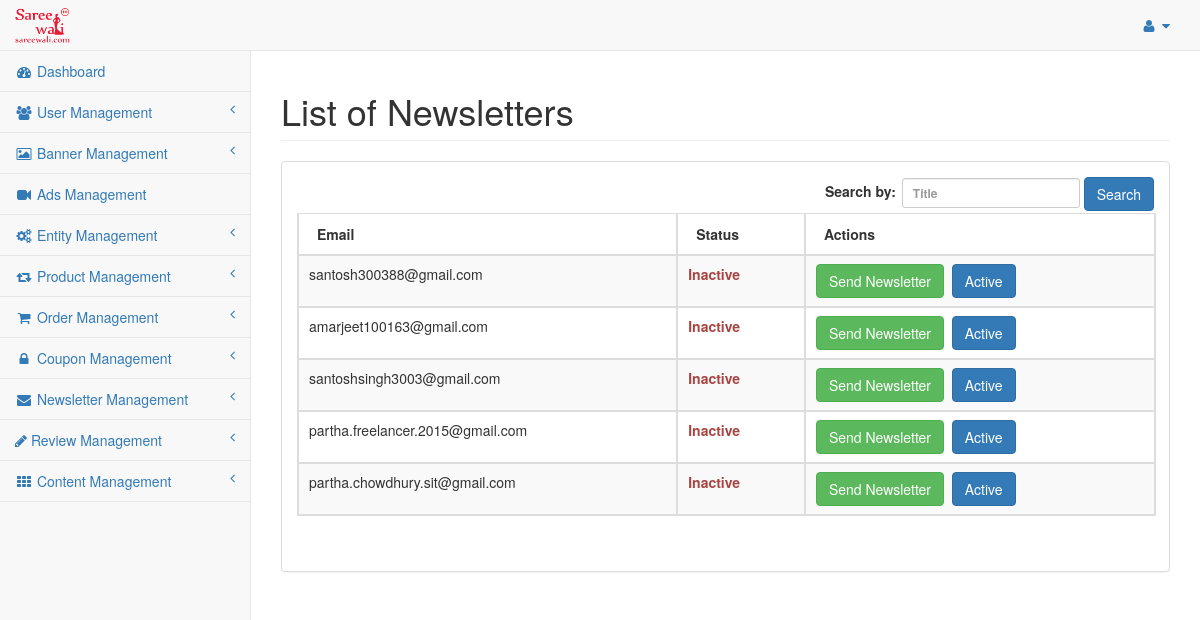
The app's page /index.php/admin/user/newsletter with its own data.
### tables this page shows
CREATE TABLE `saree_settings` (
  `settings_id` int(11) NOT NULL,
  `sitename` varchar(255) NOT NULL,
  `siteaddress` varchar(255) NOT NULL,
  `logoname` varchar(255) NOT NULL,
  `logopathname` varchar(255) NOT NULL,
  `facebook_page_url` varchar(255) NOT NULL,
  `gst_no` varchar(255) NOT NULL,
  `date_added` int(11) NOT NULL
);

CREATE TABLE `saree_newsletter` (
  `newsletter_id` int(11) NOT NULL,
  `email` varchar(255) NOT NULL,
  `status` enum('Y','N') NOT NULL DEFAULT 'N',
  `date_added` int(11) NOT NULL,
  `date_modified` int(11) NOT NULL
);

### application/models/Defaultdata.php (called while the page is built, shortened)
<?php
class Defaultdata extends CI_Model {
	private $mydata = array();
	public function getBackendDefaultData()
	{
		$this->mydata["tot_segments"] = $this->getUrlSegments();
		$this->mydata['general_settings'] = $this->grabSettingData();
		$this->mydata['admin_profile'] = $this->grabProfileData();
		$this->mydata["sidebar"] = $this->load->view('admin/partials/sidebar', null, true);
		$this->data = $this->mydata;
		$this->headerdata = $this->mydata;
		$this->data["header"] = $this->load->view('admin/partials/header', $this->headerdata, true);
		$this->data["head"] = $this->load->view('admin/partials/head', $this->headerdata, true);
		$this->data["footer"] = $this->load->view('admin/partials/footer', null, true);
		return $this->data;
	}
	public function getUrlSegments()
	{
		$all_segment=$this->uri->segment_array();
		return $all_segment;
	}
	public function grabSettingData(){
		$query = $this->db->get(TABLE_SETTINGS);
		return $query->row();
	}
	public function grabProfileData(){
		$query = $this->db->get(TABLE_ADMIN);
		return $query->row();
	}
}
?>

### application/controllers/admin/User.php (called while the page is built, shortened)
<?php
	class User extends CI_Controller {
		public $data = array();
		public function __construct(){
			$this->load->model('userdata');
			$this->load->model('adsdata');
			$this->data = $this->defaultdata->getBackendDefaultData();
		}
		public function newsletter(){
			$like = array();
			parse_str($_SERVER['QUERY_STRING'], $like);
			unset($like['page']);
			$search_key = $this->input->get('email');
			if(isset($search_key) && $search_key){
				$this->data['search_key'] = $search_key;
			}else{
				$this->data['search_key'] = '';
			}
			$list = $this->userdata->get_newsletter();
			$config['base_url'] = base_url('admin/newsletter');
			$config['total_rows'] = count($list);
			$pagination = $this->config->item('pagination');
			$pagination = array_merge($config, $pagination);
			$this->pagination->initialize($pagination);
			$this->data['page'] = ($this->input->get('page')) ? $this->input->get('page') : 0;
			$this->data['pagination'] = $this->pagination->create_links();
			$list = $this->userdata->get_newsletter(array(), array(PAGINATION_PER_PAGE, $this->data['page']), $like);
			$this->data['news'] = $list;
			$this->load->view('admin/newsletter', $this->data);
		}
	}
?>

### index.php (called while the page is built, shortened)
<?php
require_once BASEPATH.'core/CodeIgniter.php';

### application/models/Userdata.php (called while the page is built, shortened)
<?php
class Userdata extends CI_Model {
	public function get_newsletter($cond = array(), $limit = array(), $like = array(), $where = null){
		if(!empty($limit)){
			$per_page = $limit[0];
			$offset = $limit[1];
			$start = max(0, ( $offset -1 ) * $per_page);
			$this->db->limit($per_page, $start);
		}
		$query = $this->db->get(TABLE_NEWLETTER);
		return $query->result();
	}
}

### application/views/admin/newsletter.php (the view, shortened to what this page needs)
<?php echo $head;?>
<div id="wrapper">
	<?php echo $header;?>
	<div id="page-wrapper" style="min-height: 374px;">
          <div class="row">
              <div class="col-lg-12">
                  <h1 class="page-header">List of Newsletters</h1>
              </div>
          </div>
          <div class="row">
              <div class="col-lg-12">
                  <div class="panel panel-default">
				<div class="panel-body">
					<div id="dataTables-example_wrapper" class="dataTables_wrapper form-inline dt-bootstrap no-footer">
					  <div class="row">
						 <div class="col-sm-6">&nbsp;</div>
						 <div class="col-sm-6">
							<form action="<?php echo base_url('admin/newsletter');?>" method="GET" role="form">
								<div id="dataTables-example_filter" class="dataTables_filter">
									<label>Search by:<input name="email" type="search" class="form-control input-sm" placeholder="Title" aria-controls="dataTables-example" id="user-search" value="<?php if(isset($search_key)){echo $search_key;}?>"></label>
									<button type="submit" class="btn btn-primary">Search</button>
								</div>
							</form>
						 </div>
					  </div>
					  <div class="row">
						 <div class="col-sm-12">
							<table width="100%" class="table table-striped table-bordered table-hover dataTable no-footer dtr-inline" id="dataTables-example" role="grid" aria-describedby="dataTables-example_info" style="width: 100%;">
							   <thead>
								  <tr role="row">
									 <th>Email</th>
									 <th>Status</th>
									 <th>Actions</th>
								  </tr>
							   </thead>
							   <tbody>
							    <?php if(!empty($news)){ ?>
								<?php foreach($news AS $detail) {?>
								  <tr class="gradeA odd" role="row">
									 <td><?php echo $detail->email;?></td>
									 <td class="center"><?php echo ($detail->status == 'Y' ? '<strong class="text-success">Active</strong>' : '<strong class="text-danger">Inactive</strong>');?></td>
									 <td class="center">
										<a href="#" class="btn btn-success" title="Send Newsletter">Send Newsletter</a>&nbsp;
										<?php
											if($detail->status == 'Y'){
										?>
										<a href="<?php echo base_url('admin/user/newsletter_edit/'.$detail->newsletter_id.'/N');?>" class="btn btn-primary" title="Send Newsletter">Inactive</a>
										<?php
										}else{
										?>
										<a href="<?php echo base_url('admin/user/newsletter_edit/'.$detail->newsletter_id.'/Y');?>" class="btn btn-primary" title="Send Newsletter">Active</a>
										<?php
										}
										?>
									</td>
								  </tr>
								  <?php } ?>
								  <?php }else{ ?>
								  <tr class="gradeA odd" role="row"><td colspan="3" style="text-align:center;">No records found</td></tr>
								  <?php } ?>
							   </tbody>
							</table>
						 </div>
					  </div>
					</div>
					</div>
                  </div>
              </div>
          </div>
      </div>
</div>
<?php echo $footer; ?>

### application/views/admin/partials/header.php (shortened to what this page needs)
<nav class="navbar navbar-default navbar-static-top" role="navigation" style="margin-bottom: 0">
	<div class="navbar-header">
		<a class="navbar-brand" href="<?php echo base_url('admin/dashboard');?>">
			<?php
				if(isset($general_settings->logoname) && file_exists(UPLOAD_RELATIVE_LOGO_PATH.$general_settings->logoname)){
			?>
				<img src="<?php echo UPLOAD_LOGO_PATH.$general_settings->logoname.'?v='.time();?>" width="230" height="50">
			<?php
				}
			?>
		</a>
	</div>
	<ul class="nav navbar-top-links navbar-right">
		<li class="dropdown">
			<a class="dropdown-toggle" data-toggle="dropdown" href="#">
				<i class="fa fa-user fa-fw"></i> <i class="fa fa-caret-down"></i>
			</a>
		</li>
	</ul>
	<?php echo $sidebar; ?>
</nav>

### assets/styles/sb-admin-2.css (style rules this page uses)
body { background-color: #f8f8f8; }
#wrapper { width: 100%; }
#page-wrapper { padding: 0 15px; min-height: 568px; background-color: white; }
@media (min-width: 768px) { #page-wrapper { position: inherit; margin: 0 0 0 250px; padding: 0 30px; border-left: 1px solid #e7e7e7; } }
.navbar-top-links { margin-right: 0; }
.navbar-top-links li { display: inline-block; }
.navbar-top-links li:last-child { margin-right: 15px; }
.navbar-top-links li a { padding: 15px; min-height: 50px; }
.navbar-default .navbar-brand { padding: 5px 15px; }
.navbar-brand img { max-height:40px; width:auto; }
table.dataTable thead th, table.dataTable thead td { border-bottom: 1px solid #ddd !important; }
table.dataTable.no-footer { border-bottom: 1px solid #ddd !important; }

### records on screen
saree_settings: logoname (picture)
saree_newsletter: email "santosh300388@gmail.com", status "Inactive"
saree_newsletter: email "amarjeet100163@gmail.com", status "Inactive"
saree_newsletter: email "santoshsingh3003@gmail.com", status "Inactive"
saree_newsletter: email "partha.freelancer.2015@gmail.com", status "Inactive"
saree_newsletter: email "partha.chowdhury.sit@gmail.com", status "Inactive"
